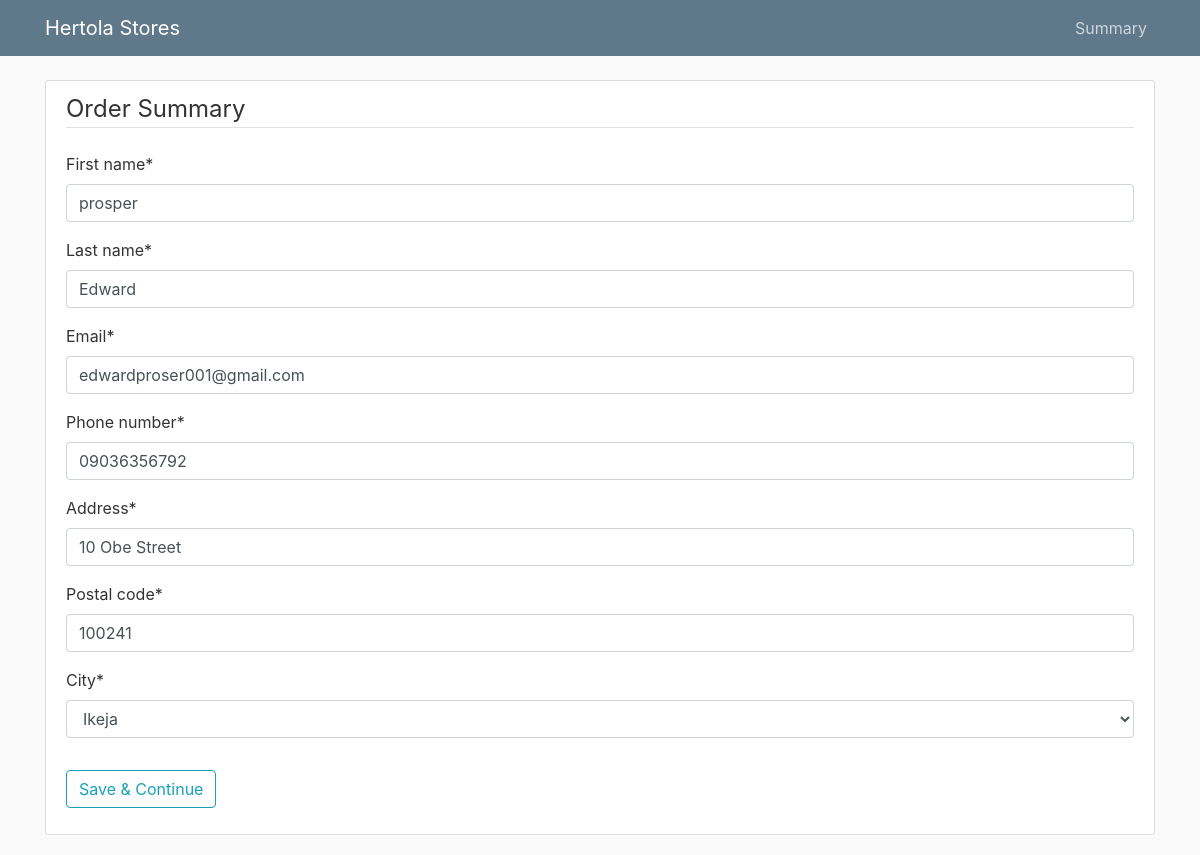
Page /orders/1/summary/edit/ (signed in) on the committed database.
### orders/models.py (models this page shows, shortened)
class Order(models.Model):
    first_name = models.CharField(max_length=50)
    last_name = models.CharField(max_length=50)
    email = models.EmailField()
    phone_number = models.CharField(max_length=11)
    address = models.CharField(max_length=250)
    postal_code = models.CharField(max_length=20)
    city = models.ForeignKey(LGA, on_delete=models.CASCADE)
    delivery_fee = ChainedForeignKey(Delivery_prices, chained_field="city",
                                     chained_model_field="city",
                                     show_all=False,
                                    auto_choose=True,
                                    sort=True)
    created = models.DateTimeField(auto_now_add=True)
    updated = models.DateTimeField(auto_now=True)
    paid = models.BooleanField(default=False)
    ref = models.CharField(max_length=200)
    refund_requested = models.BooleanField(default=False)
    refund_granted = models.BooleanField(default=False)
    coupon = models.ForeignKey(Coupon,
                               related_name='orders',
                               null=True,
                               blank=True,
                               on_delete=models.SET_NULL)
    discount = models.IntegerField(default=0,
                                   validators=[MinValueValidator(0),
                                       MaxValueValidator(100)])
    class Meta:
        ordering = ['-created']
        indexes = [
            models.Index(fields=['-created']),
        ]

class LGA(models.Model):
    city = models.CharField(max_length=255)
    def __str__(self):
        return self.city

### orders/views.py (the view)
# urls.py: path("<int:pk>/summary/edit/", views.OrderSummaryUpdateView.as_view(), name='order-summary-edit'),
class OrderSummaryUpdateView(LoginRequiredMixin, UpdateView):
    model = Order
    fields = ['first_name', 'last_name', 'email', 'phone_number', 'address',
                  'postal_code', 'city']

### cart/context_processors.py (called while the page is built)
def cart(request):
    return {'cart': Cart(request)}

### orders/templates/orders/order_form.html (shortened to what this page needs)
{% extends "users/user_base.html" %}
{% load crispy_forms_tags %}
{% block content %}
    <div class="content-section">
        <form method="POST">
            <fieldset class="form-group">
                <legend class="border-bottom mb-4">Order Summary</legend>
                {{ form|crispy }}
            </fieldset>
            <div class="form-group">
                <button class="btn btn-outline-info" type="submit">Save & Continue</button>
            </div>
        </form>
{% endblock content %}

### users/static/users/main.css (style rules this page uses)
body { background: #fafafa; color: #333333; margin-top: 5rem; }
.content-section { background: #ffffff; padding: 10px 20px; border: 1px solid #dddddd; border-radius: 3px; margin-bottom: 20px; }

### rows in the picture
Order: first_name "prosper", last_name "Edward", email "edwardproser001@gmail.com", phone_number "09036356792", address "10 Obe Street", postal_code "100241"
LGA: city "Ikeja"
